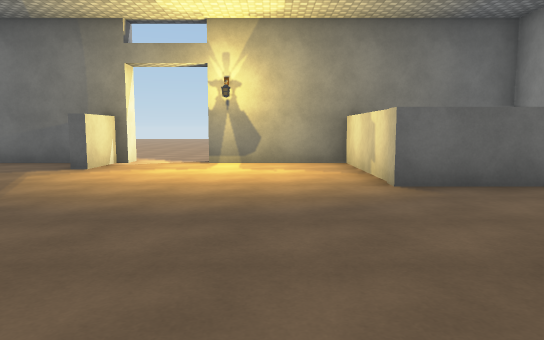
view 1 (above)

21 first-person views from a walk through a 3-D level made in the Unity game engine. The camera is 1.4 m above the floor, tilts 6° down and sees 70° across. The floor is counted in squares, 2 m on a side. Each view is taken from the middle of a square. On the plan, view 1 faces up. The plan holds only what a view shows up to about 11 squares ahead; the rest is blank. The place goes on beyond the plan. The player character is not drawn. Door leaves are left out, so doorways stand open. Some surface patterns are stand-ins.

view 2
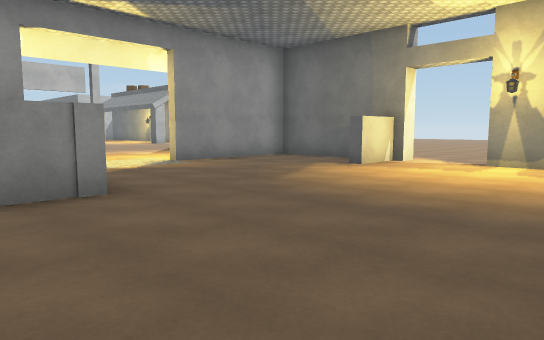

view 3
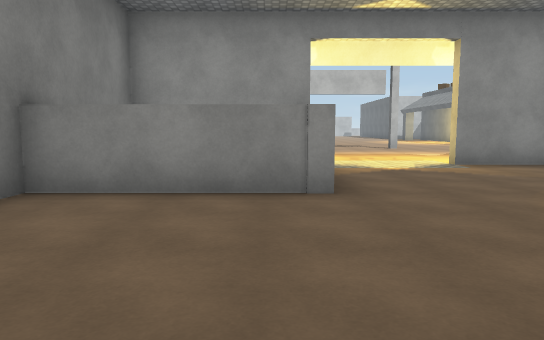

view 4
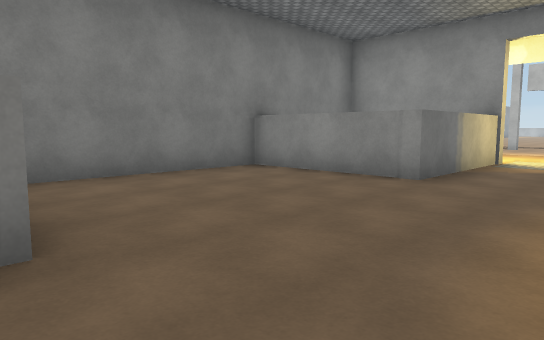

view 5
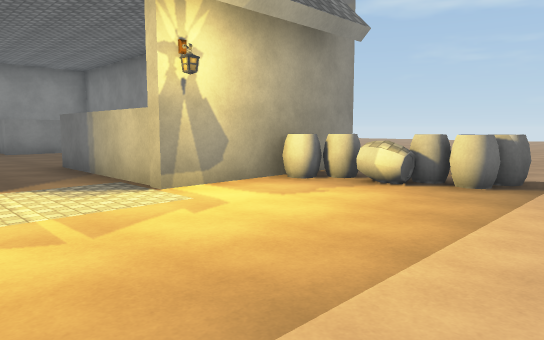

view 6
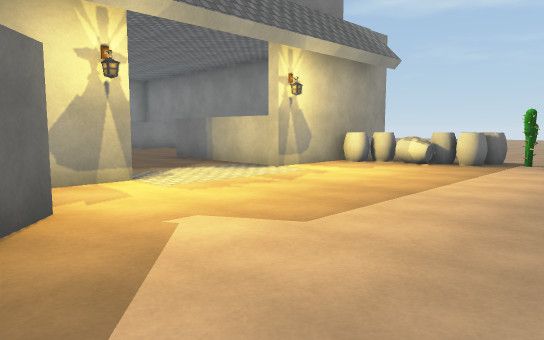

view 7
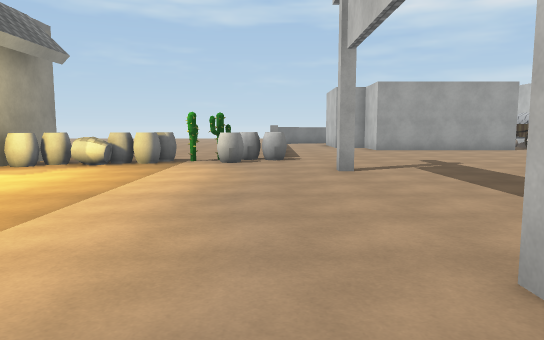

view 8
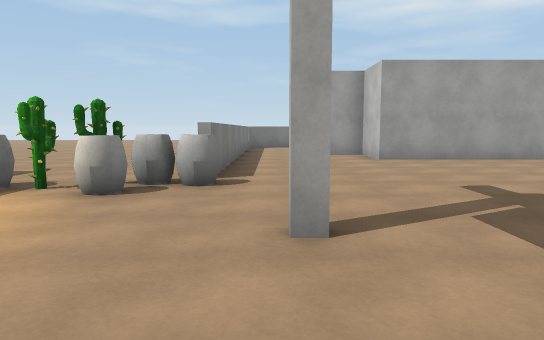

view 9
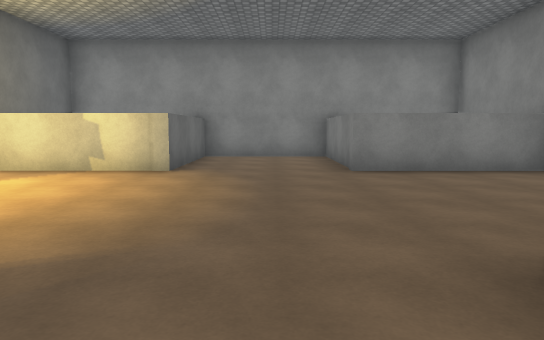

view 10
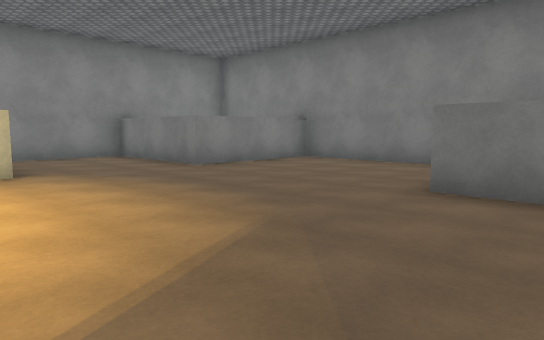

view 11
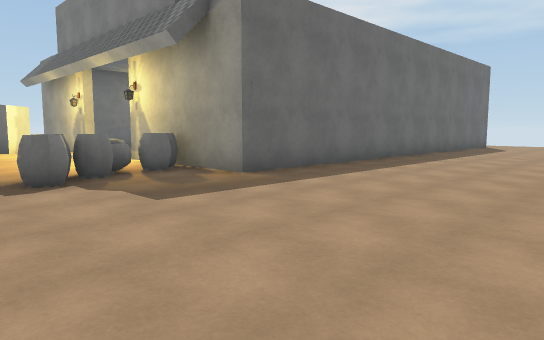

view 12
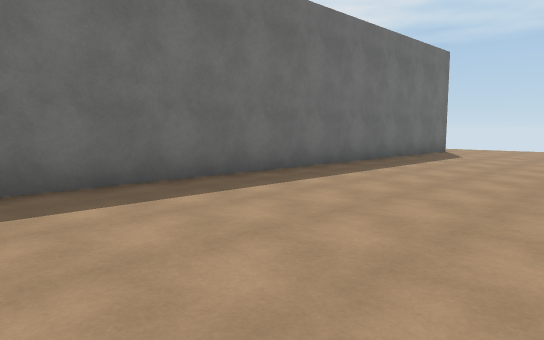

view 13
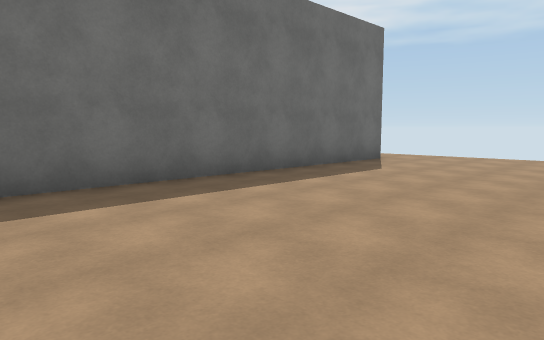

view 14
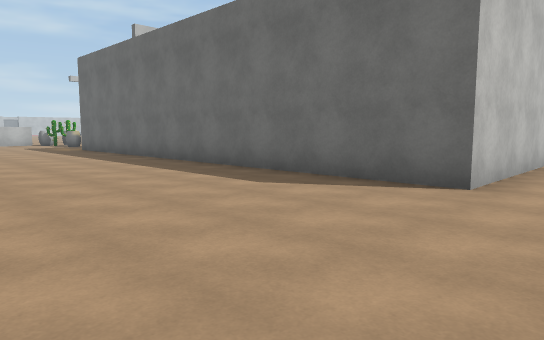

view 15
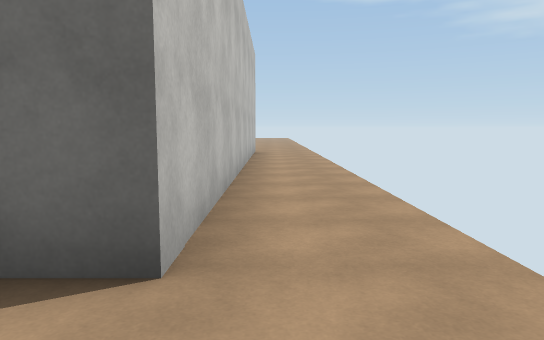

view 16
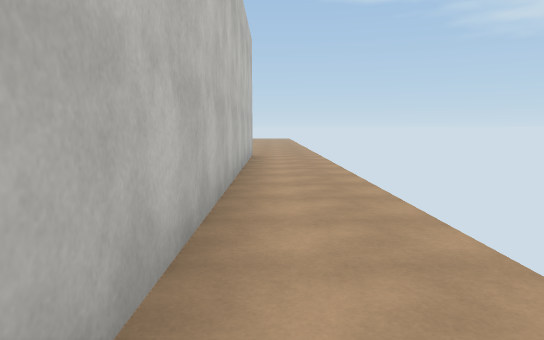

view 17
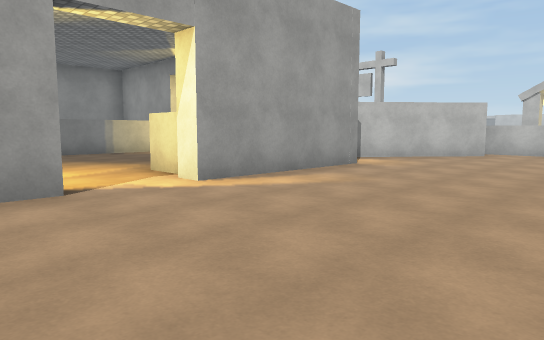

view 18
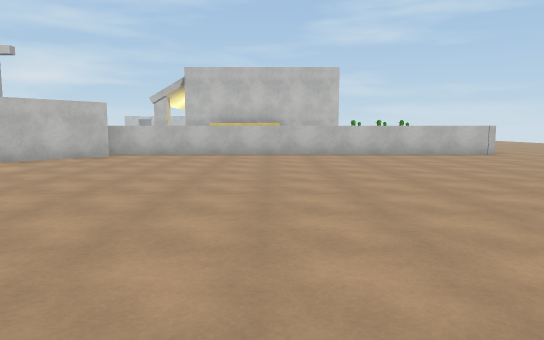

view 19
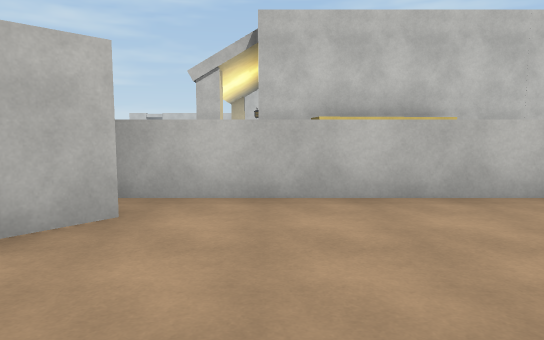

view 20
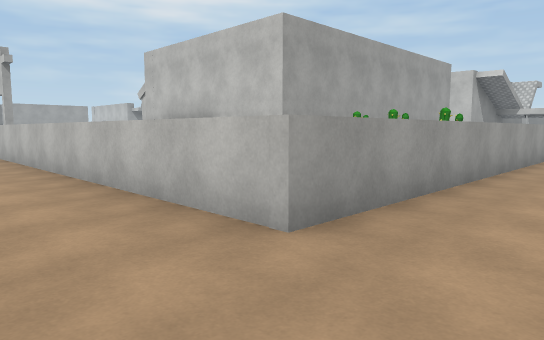

view 21
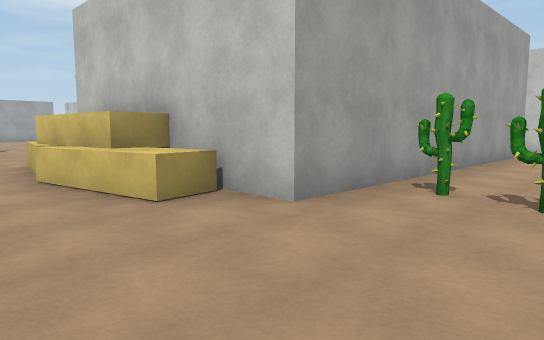

### Floor plan
Points are (right, up) in squares from view 1. A wall is a line through its corners. A room is listed if a view was taken in it or the views show most of it. See-through windows are left out.
Room 1 (views 1, 2, 3, 4, 5, 6, 7, 8, 9, 10, 11, 12, 13, 14, 15, 16)
walls: (-6.9, 4.5) (-6.9, 5.6); (-8.4, 6) (-9.1, 6.5); (-4.1, 8.1) (-6.6, 8.1) (-6.6, 4.5); (-3.2, 8.1) (-3.2, 6.8) (-3.6, 6.8); (-12.1, -7.5) (-12.1, -2.4); (-19.4, -6) (-15.5, -6) (-15.5, -7.5); (-15, 14.3) (-14.8, 11.8); (5.5, 8.5) (5.5, -2.2) (-6.9, -2.2) (-6.9, 1.7) (-3.2, 1.7) (-3.2, -1.7) (1.5, -1.7) (1.5, 1.7) (5, 1.7) (5, 4.7) (1.5, 4.7) (1.5, 8.1) (-1.4, 8.1)
low walls: (-14.6, 12.5) (-14.9, 10.4); (-14.6, 14.4) (-14.4, 13.2)
ways out: opening at (6.5, 8) to room 2; open door at (-2.5, 8) to room 2; opening at (-13.5, 15) to room 3
objects: barrel (-12, -2); cactus (-11, -2); barrel (-11, -1); cactus (-10, -2); barrel (-10, -1); barrel (-9, -1); barrel (-8, -1); barrel (-7, 0)
Room 2 (views 17, 18, 19, 20)
walls: (-1.4, 8.6) (-0.7, 8.6); (-7, 8.6) (-3, 8.6) (-3, 8); (-11.1, 9.8) (-8.4, 7.6); (-19.5, 20.3) (-11.9, 20.3) (-11.9, 9.4)
ways out: opening at (6.5, 8) to room 1; open door at (-2.5, 8) to room 1
Room 3 (view 21)
walls: (-15.6, 14.2) (-15, 14.3)
low walls: (-15.4, 15.5) (-14.8, 15.6) (-14.6, 14.4)
ways out: opening at (-13.5, 15) to room 1
objects: cactus (-17, 17); cactus (-17, 18); cactus (-17, 19)

Positions as (right, up) in squares from view 1, and headings:
1: (0, 0), facing up
2: (1, 0), facing up-left
3: (1, 1), facing left
4: (2, 4), facing down-left
5: (-11, 4), facing down-right
6: (-12, 7), facing down-right
7: (-12, 7), facing down
8: (-13, 3), facing down
9: (-5, 3), facing right
10: (-5, 6), facing down-right
11: (-11, -7), facing up-right
12: (-7, -7), facing up-right
13: (-3, -7), facing up-right
14: (7, -7), facing up-left
15: (6, -4), facing up
16: (6, -2), facing up
17: (0, 13), facing down-left
18: (-1, 14), facing left
19: (-8, 11), facing left
20: (-10, 22), facing down-left
21: (-13, 19), facing down-left
